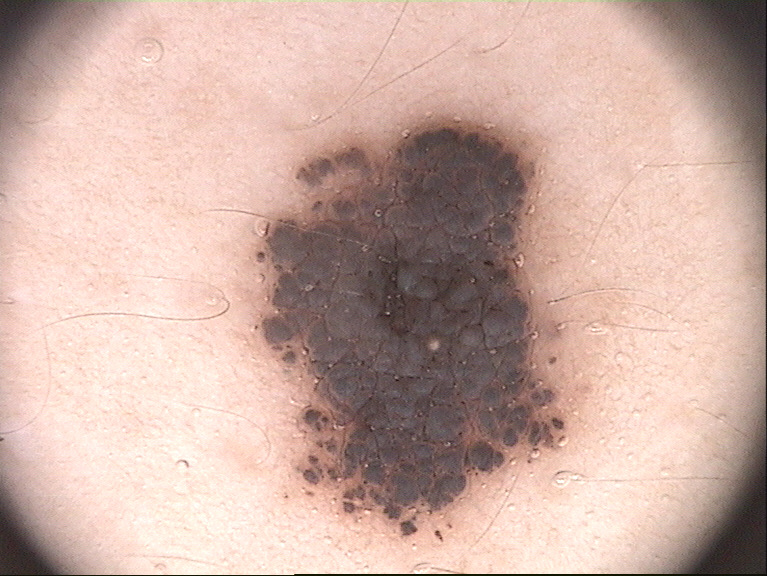
#> input picture Images/Dataset/train/Atypical/IMD078.bmp, 767 x 576 px, given in place of IMD078.png, which was not available
$ python LaBAsimetry.py
#> lines starting #> are read from the running program, lines starting #| are printed output that depends on the picture; after the words box and inside, x2 and y2 are one past the last pixel; in counts of white or black regions, pixels touching at a corner belong together; long printed decimals are rounded; pictures that were not available may be replaced by others from this repository, and a replacement may not be noted
#> further down, image is the input picture: PIL image 767x576 RGB; mean R, G, B 203, 173.2, 163.1
from PIL import ImageEnhance, Image
from pylab import *
import cv2
import matplotlib.pyplot as plt
from skimage.filters import threshold_otsu as otsu
from skimage import io, morphology, img_as_ubyte
import numpy as np
import matplotlib.pyplot as plt

factor_contraste = 3.5
#Contraste con PILL
def contrasteImg(img, contrasteFact):
#> called with contrasteFact = 3.5
    ajustador_contraste = ImageEnhance.Contrast(img)
    imagen_contrastada = ajustador_contraste.enhance(contrasteFact)

    return imagen_contrastada
def suavizarImagen(image_cv):
    if len(image_cv.shape) == 3 and image_cv.shape[2] == 3:
        # Convert to grayscale
        image_cv = cv2.cvtColor(image_cv, cv2.COLOR_BGR2GRAY)

    # Threshold the image to get a binary image
    # Here we use Otsu's binarization which automatically determines the threshold value
    _, binary_image_cv = cv2.threshold(image_cv, 0, 255, cv2.THRESH_BINARY + cv2.THRESH_OTSU)

    # Create a larger structuring element for more aggressive smoothing
    kernel_size = 3  # Increase the size for more smoothing
    kernel = cv2.getStructuringElement(cv2.MORPH_ELLIPSE, (kernel_size, kernel_size))

    # Apply morphological opening with the larger kernel to remove more noise
    opened_image_cv = cv2.morphologyEx(binary_image_cv, cv2.MORPH_OPEN, kernel)
    opened_image_cv = cv2.cvtColor(opened_image_cv, cv2.COLOR_GRAY2BGR)
    return opened_image_cv

def rellenarMask(img):
    img = cv2.bitwise_not(img)
    img = cv2.cvtColor(img,cv2.COLOR_BGR2GRAY)
    w,h = img.shape[:2]
    for i in range(1,w-1):
        for y in range(1,h-1):
            setPixel = 0
            if img[i,y]==255:
                if img[i+1,y]==0:
                    setPixel+=1
                if img[i-1,y]==0:
                    setPixel+=1
                if img[i,y+1]==0:
                    setPixel+=1
                if img[i,y-1]==0:
                    setPixel+=1
                if img[i+1,y-1]==0:
                    setPixel+=1
                if img[i+1,y+1]==0:
                    setPixel+=1
                if img[i-1,y-1]==0:
                    setPixel+=1
                if img[i-1,y+1]==0:
                    setPixel+=1
                if setPixel>4:
                    img[i,y]=0
                    setPixel=0
    for i in range(1,w-1):
        for y in range(1,h-1):
            setPixel = 0
            coordenates = []
            if img[i,y]==255:
                deltaI = i
                if img[i+1,y]==0:
                    setPixel+=1
                if img[i-1,y]==0:
                    setPixel+=1
                if img[i,y+1]==0:
                    setPixel+=1
                if img[i,y-1]==0:
                    setPixel+=1
                if img[i+1,y-1]==0:
                    setPixel+=1
                if img[i+1,y+1]==0:
                    setPixel+=1
                if img[i-1,y-1]==0:
                    setPixel+=1
                if img[i-1,y+1]==0:
                    setPixel+=1
                """coordenates.append(img[i+1,y-1])
                coordenates.append(img[i+1,y])
                coordenates.append(img[i+1,y+1])
                coordenates.append(img[i-1,y])
                coordenates.append(img[i-1,y+1])
                coordenates.append(img[i-1,y-1])
                coordenates.append(img[i,y+1])
                coordenates.append(img[i,y-1])
                coordenates.append(img[i+1,y])
                coordenates.append(img[i+1,y])"""

                if setPixel>4:
                    img[i,y]=0
                    setPixel=0
    img = cv2.erode(img,(4,4),iterations=10)
    img = cv2.cvtColor(img,cv2.COLOR_GRAY2BGR)
    cv2.imshow("Resultado",img)
    return img


def extraerLesion(image,file):
    image = contrasteImg(image, factor_contraste)
    img_arr = np.array(image)
    cvim = cv2.cvtColor(img_arr, cv2.COLOR_RGB2BGR)
    for i in range(5):
        cvim = cv2.GaussianBlur(cvim,(3,3),1)
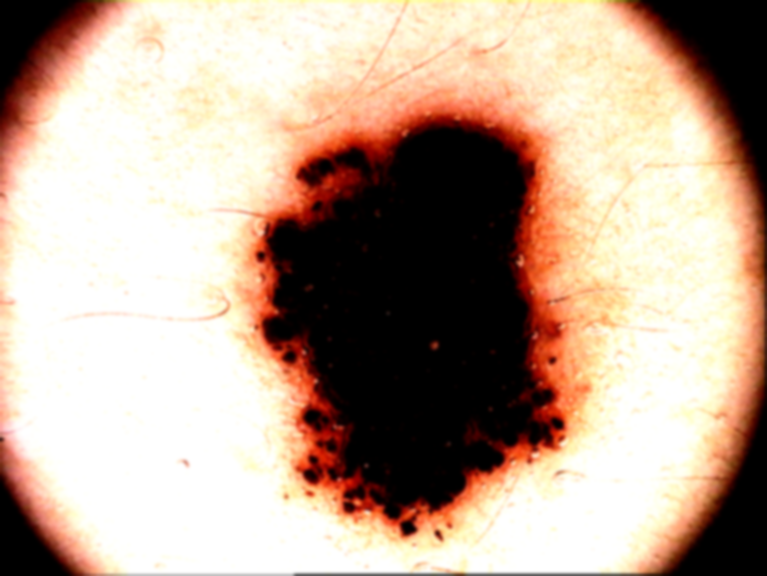
#> cvim: shape (576, 767, 3); mean B, G, R 148.4, 165.7, 188.5
    cvim = cv2.cvtColor(cvim, cv2.COLOR_BGR2GRAY)
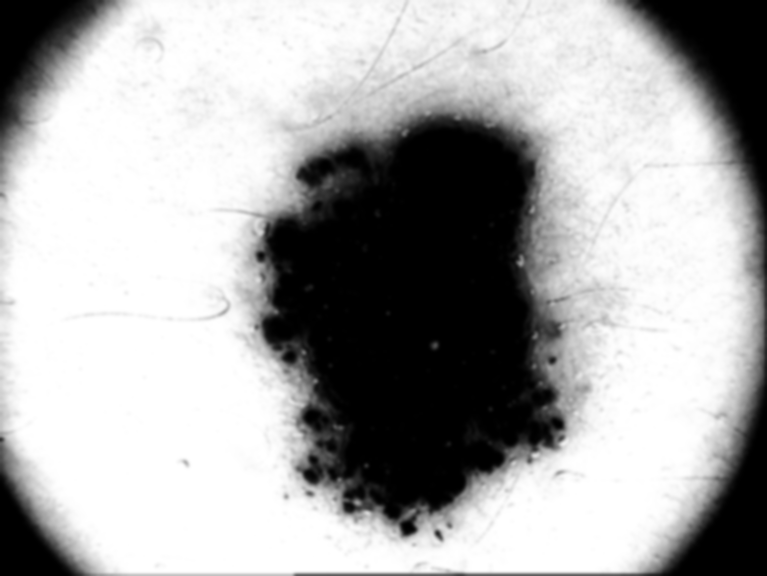
#> cvim: shape (576, 767); min 0, max 255, mean 170.6
    cv2.imwrite("tmp.jpg",cvim)
    cv2.imshow("Gauss",cvim)
    newImg = imread('tmp.jpg')
    newImg = newImg/255
    U = otsu(newImg)+.1
#> U = 0.602
    print(U)
#| 0.602
    binary_nevus = newImg < U
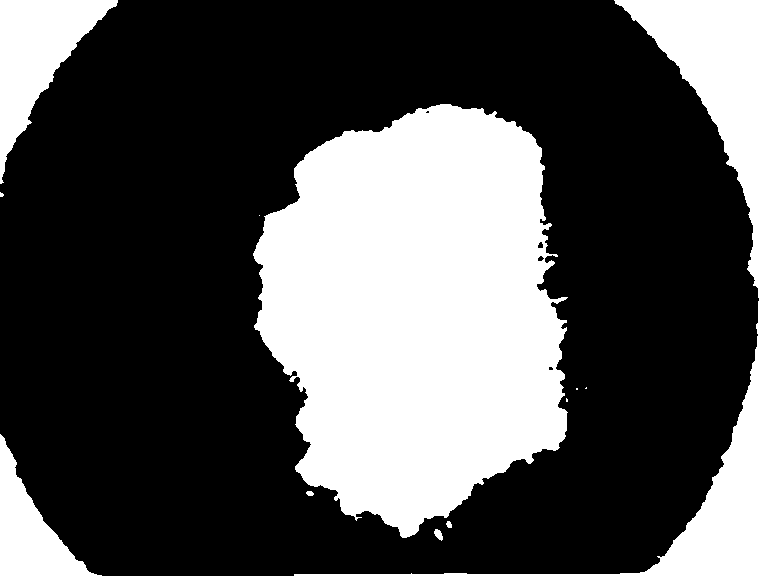
#> binary_nevus: shape (576, 767) bool; 32.7% white; 12 white regions (5 under 20 px), largest, box (x1, y1, x2, y2) and area: (253, 104, 568, 538) 100133, (294, 0, 767, 576) 29344, (0, 0, 118, 184) 8940
    binary_nevus_cv2 = (binary_nevus * 255).astype(np.uint8)
    binary_nevus_cv2 = cv2.erode(binary_nevus_cv2,(4,4),iterations=8)
#> binary_nevus_cv2: shape (576, 767); 31.2% white; 5 white regions (1 under 20 px), largest, box (x1, y1, x2, y2) and area: (255, 112, 567, 538) 96408, (614, 0, 767, 576) 27555, (0, 0, 118, 184) 8915, (0, 442, 86, 576) 4927
    binary_nevus_cv2 = cv2.dilate(binary_nevus_cv2,(4,4),iterations=14)
#> binary_nevus_cv2: shape (576, 767); 33.3% white; 5 white regions, box (x1, y1, x2, y2) and area: (255, 112, 567, 552) 101911, (614, 0, 767, 576) 29658, (0, 0, 118, 198) 10567, (0, 442, 86, 576) 4927, (437, 537, 441, 554) 61
    imagen2 = cv2.imread(file)
    cv2.imwrite("mask.png",binary_nevus_cv2)
    imagen3 = cv2.imread("mask.png")
    imagen4=rellenarMask(imagen3)
#> in rellenarMask, `img = cv2.erode(img,(4,4),iterations=10)`:
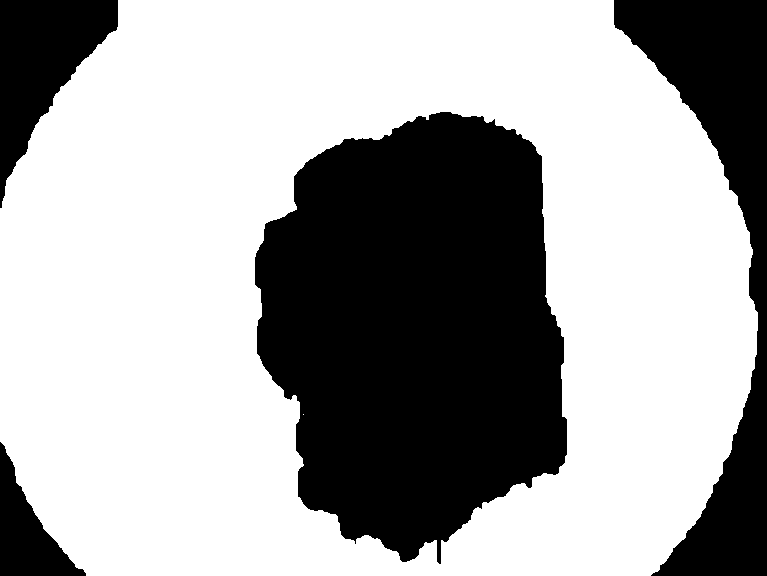
#> img: shape (576, 767); 65.3% white; 4 black regions, box (x1, y1, x2, y2) and area: (255, 112, 567, 564) 105547, (614, 0, 767, 576) 31148, (0, 0, 118, 208) 11747, (0, 442, 86, 576) 4928
    cv2.imshow("Antes de poda", imagen4)
    for i in range(3):
        imagen4=suavizarImagen(imagen4)
    cv2.imshow("Después de poda", imagen4)
    sub2 = cv2.bitwise_or(imagen4,imagen2)
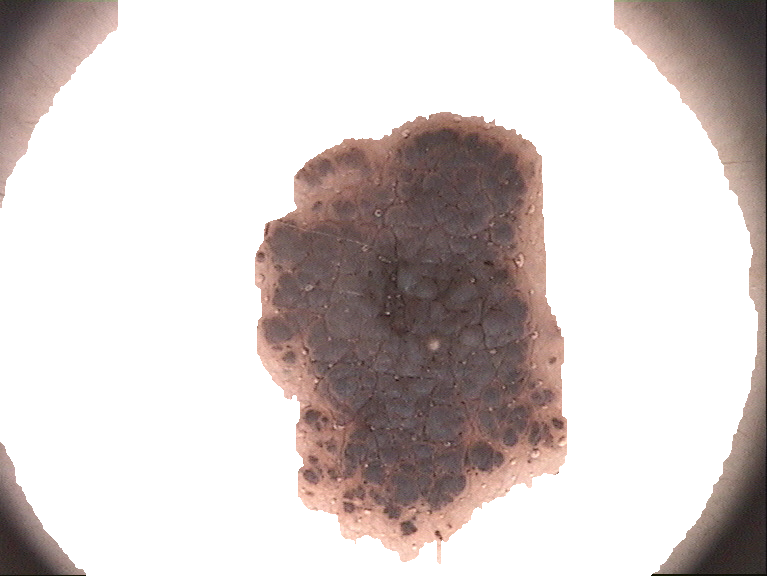
#> sub2: shape (576, 767, 3); mean B, G, R 201.4, 203.3, 212.1
    cv2.imwrite("Extract.png",sub2)
    #halfImage(cv2.bitwise_not(binary_nevus_cv2))
    imgEx = cv2.imread("Extract.png")
    extractColor(imgEx)


def extractColor(extract):
    extract2 = cv2.cvtColor(extract, cv2.COLOR_BGR2RGB)
    img_hsv=cv2.cvtColor(extract2,cv2.COLOR_RGB2HSV)
#> img_hsv: shape (576, 767, 3); mean H, S, V 13.2, 20.4, 212.1
    light_brown_hue_range = (10, 30)
    dark_brown_hue_range = (0, 10)
    blue_gray_hue_range=(98,180)
    blue_gray_sat_range=(51,255)
    blue_gray_val_range=(194,255)
    blue_gray_mask=cv2.inRange(
        img_hsv, (blue_gray_hue_range[0],blue_gray_sat_range[0],blue_gray_val_range[0]),
        (blue_gray_hue_range[1],blue_gray_sat_range[1],blue_gray_val_range[1])
    )
#> blue_gray_mask: shape (576, 767); 0% white in thin lines or dots, all inside (x1, y1, x2, y2) = (306, 468, 380, 507)
    # Crear máscaras para cada rango de café
    light_brown_mask = cv2.inRange(img_hsv, (light_brown_hue_range[0], 50, 50), (light_brown_hue_range[1], 255, 255))
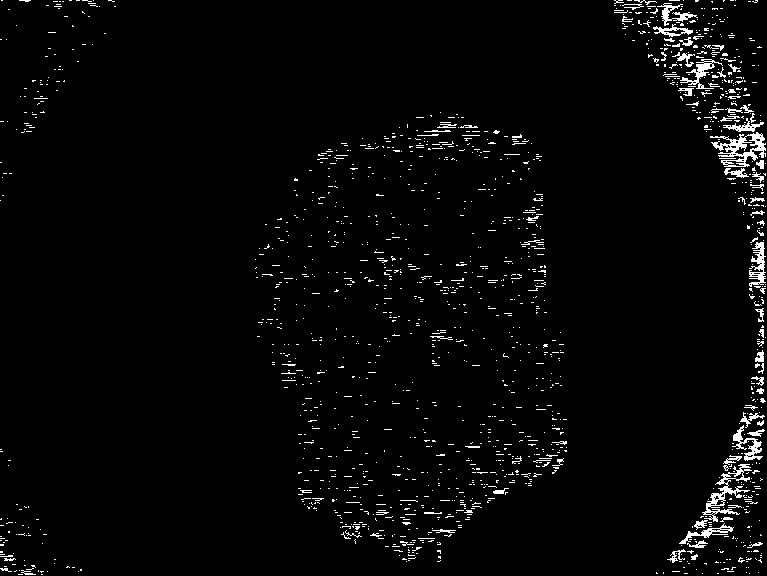
#> light_brown_mask: shape (576, 767); 2.7% white in thin lines or dots
    dark_brown_mask = cv2.inRange(img_hsv, (dark_brown_hue_range[0], 50, 50), (dark_brown_hue_range[1], 255, 255))
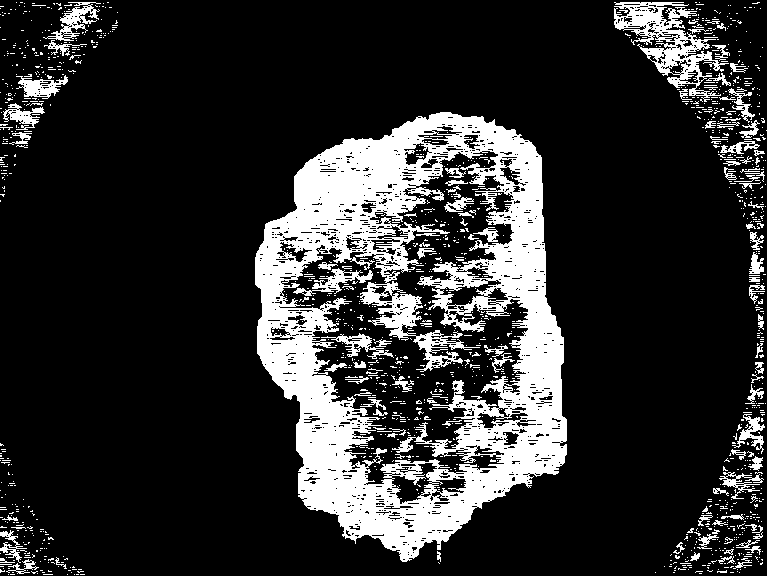
#> dark_brown_mask: shape (576, 767); 18.1% white; 1362 white regions (1257 under 20 px), largest, box (x1, y1, x2, y2) and area: (255, 112, 567, 562) 61788, (614, 2, 729, 102) 3644, (43, 2, 101, 41) 723

    # Contamos los píxeles de cada máscara
    blue_gray_pixel = np.sum(blue_gray_mask > 0)
#> blue_gray_pixel = 5
    light_brown_pixels = np.sum(light_brown_mask > 0)
#> light_brown_pixels = 12039
    dark_brown_pixels = np.sum(dark_brown_mask > 0)
#> dark_brown_pixels = 79841

    # Visualizamos los resultados
    fig, axs = plt.subplots(1, 4, figsize=(20, 5))

    axs[0].imshow(extract2)
    axs[0].set_title('Original Image')
    axs[0].axis('off')

    axs[1].imshow(light_brown_mask, cmap='gray')
    axs[1].set_title('Light Brown Mask')
    axs[1].axis('off')

    axs[2].imshow(dark_brown_mask, cmap='gray')
    axs[2].set_title('Dark Brown Mask')
    axs[2].axis('off')

    axs[3].imshow(blue_gray_mask, cmap='gray')
    axs[3].set_title('Blue-gray')
    axs[3].axis('off')

    plt.show()
    color_count = {
        'Cafe claro':light_brown_pixels,
        'Cafe oscuro':dark_brown_pixels,
        'Azul-gricesaceo':blue_gray_pixel,
    }
#> color_count = {'Cafe claro': 12039, 'Cafe oscuro': 79841, 'Azul-gricesaceo': 5}
    print(color_count)
#| {'Cafe claro': 12039, 'Cafe oscuro': 79841, 'Azul-gricesaceo': 5}

# [10 lines left out: function halfImage, not called in this run]


    # Convertir la imagen al espacio de color LAB

file = "IMD078.png"
image = Image.open(file)
extraerLesion(image,file)

$ run again, with Images/Dataset/train/Atypical/IMD002.bmp copied over Images/Dataset/train/Atypical/IMD078.bmp
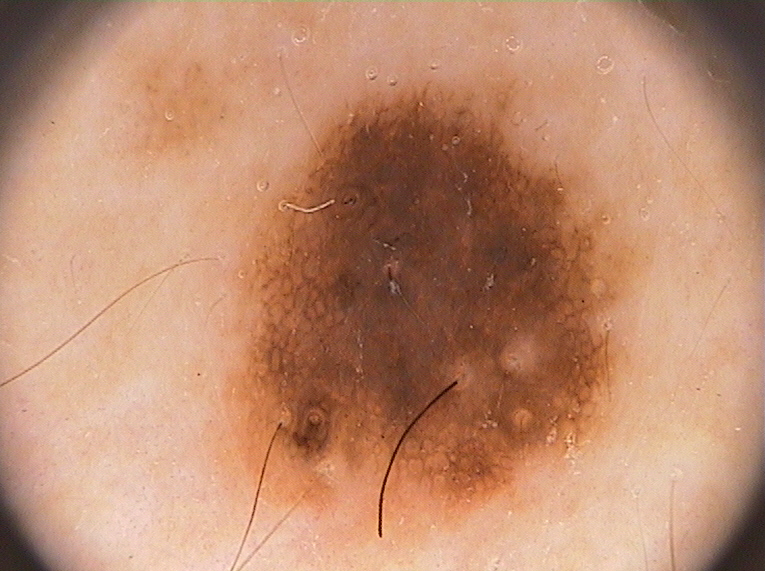
#> input picture Images/Dataset/train/Atypical/IMD002.bmp, 765 x 572 px, given in place of IMD078.png, which was not available
#> image is the input picture: PIL image 765x572 RGB; mean R, G, B 189.6, 139.7, 112.1
#> in extraerLesion, `cvim = cv2.cvtColor(cvim, cv2.COLOR_BGR2GRAY)`:
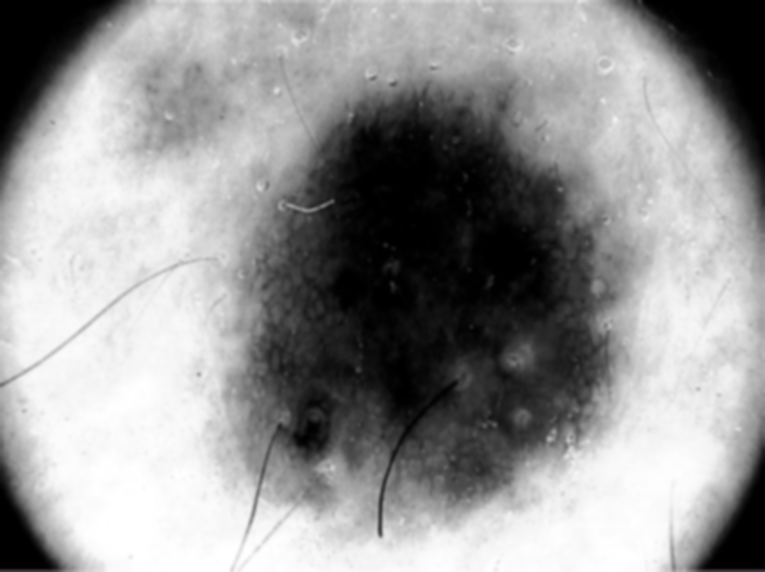
#> cvim: shape (572, 765); min 0, max 255, mean 149.4
#> U = 0.582
#| 0.5824
#> binary_nevus: shape (572, 765) bool; 39.3% white; 30 white regions (14 under 20 px), largest, box (x1, y1, x2, y2) and area: (234, 66, 632, 537) 132170, (607, 0, 765, 256) 15208, (0, 0, 143, 206) 11950
#> imagen3: shape (572, 765, 3); 40.5% white; 10 white regions, largest, box (x1, y1, x2, y2) and area: (238, 74, 629, 551) 134545, (607, 0, 765, 270) 17420, (0, 0, 143, 220) 13931
#> img_hsv: shape (572, 765, 3); mean H, S, V 5.3, 57.5, 210.4
#> blue_gray_mask: shape (572, 765); every value is 0
#> light_brown_mask: shape (572, 765); 23.5% white; 2325 white regions (2148 under 20 px), largest, box (x1, y1, x2, y2) and area: (238, 74, 629, 561) 69047, (669, 71, 765, 274) 5405, (14, 20, 108, 115) 3355
#> in extractColor, `dark_brown_mask = cv2.inRange(img_hsv, (dark_brown_hue_range[0], 50, 5..`:
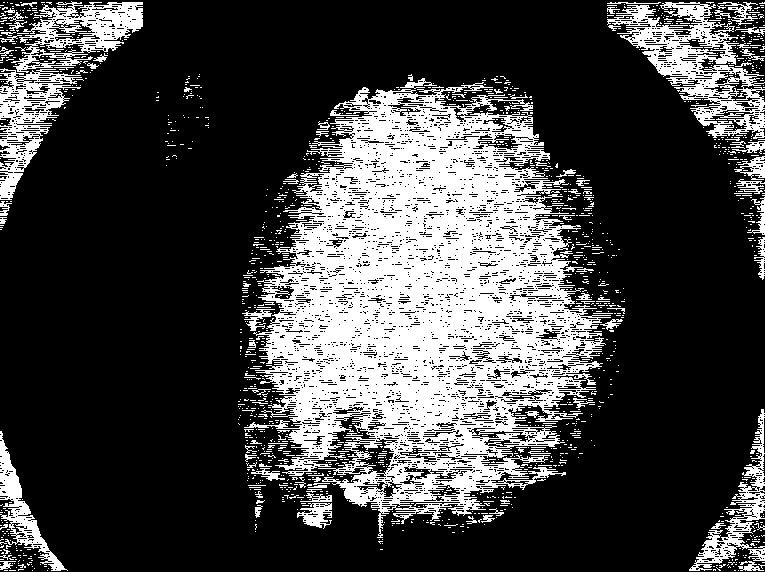
#> dark_brown_mask: shape (572, 765); 26.5% white; 1526 white regions (1427 under 20 px), largest, box (x1, y1, x2, y2) and area: (244, 82, 611, 538) 85531, (607, 2, 765, 139) 7247, (11, 1, 143, 73) 3990
#> blue_gray_pixel = 0
#> light_brown_pixels = 102816
#> dark_brown_pixels = 116068
#> color_count = {'Cafe claro': 102816, 'Cafe oscuro': 116068, 'Azul-gricesaceo': 0}
#| {'Cafe claro': 102816, 'Cafe oscuro': 116068, 'Azul-gricesaceo': 0}

$ run again, with Images/Dataset/train/Atypical/IMD004.bmp copied over Images/Dataset/train/Atypical/IMD078.bmp
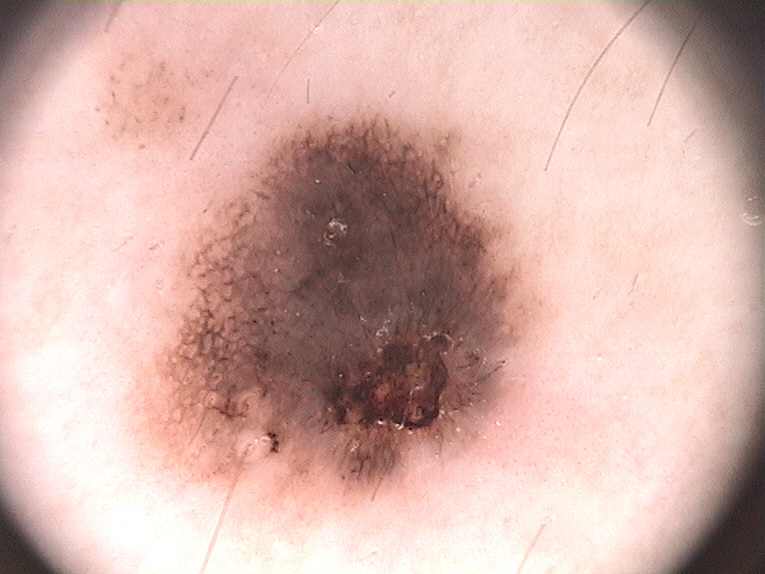
#> input picture Images/Dataset/train/Atypical/IMD004.bmp, 765 x 574 px, given in place of IMD078.png, which was not available
#> image is the input picture: PIL image 765x574 RGB; mean R, G, B 213.7, 177.6, 169.8
#> in extraerLesion, `cvim = cv2.cvtColor(cvim, cv2.COLOR_BGR2GRAY)`:
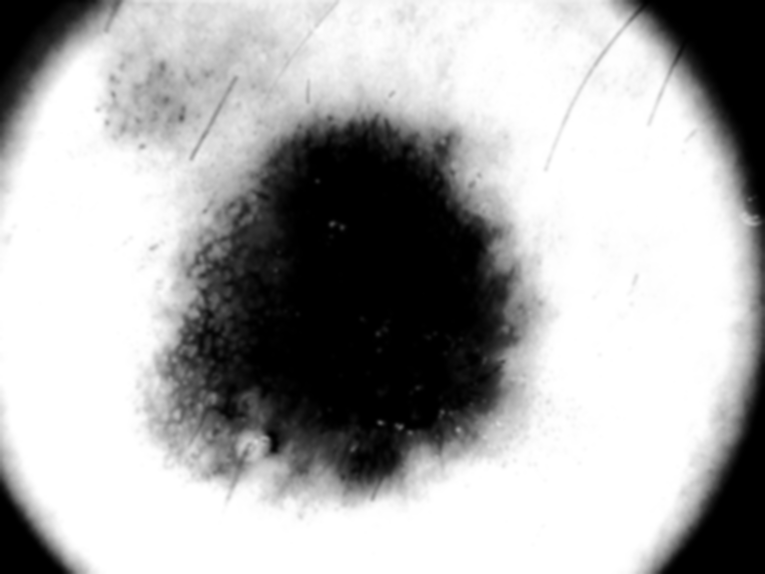
#> cvim: shape (574, 765); min 0, max 255, mean 171.9
#> U = 0.61
#| 0.6098
#> binary_nevus: shape (574, 765) bool; 32.7% white; 24 white regions (15 under 20 px), largest, box (x1, y1, x2, y2) and area: (161, 108, 530, 498) 101847, (616, 0, 765, 574) 29135, (0, 0, 123, 158) 7889
#> imagen3: shape (574, 765, 3); 33.7% white; 8 white regions, largest, box (x1, y1, x2, y2) and area: (164, 116, 528, 512) 103988, (616, 0, 765, 574) 30235, (0, 0, 123, 172) 9611
#> img_hsv: shape (574, 765, 3); mean H, S, V 6.9, 28.4, 218.1
#> blue_gray_mask: shape (574, 765); 0.04% white in thin lines or dots, all inside (x1, y1, x2, y2) = (5, 2, 503, 470)
#> light_brown_mask: shape (574, 765); 0.71% white in thin lines or dots
#> in extractColor, `dark_brown_mask = cv2.inRange(img_hsv, (dark_brown_hue_range[0], 50, 5..`:
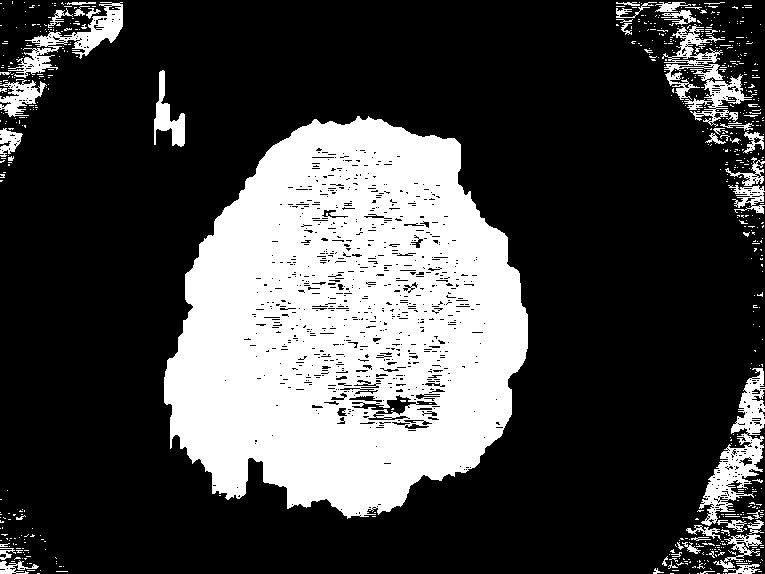
#> dark_brown_mask: shape (574, 765); 27.2% white; 640 white regions (588 under 20 px), largest, box (x1, y1, x2, y2) and area: (164, 116, 528, 519) 102543, (699, 368, 765, 526) 3429, (662, 24, 757, 127) 2640
#> blue_gray_pixel = 185
#> light_brown_pixels = 3119
#> dark_brown_pixels = 119245
#> color_count = {'Cafe claro': 3119, 'Cafe oscuro': 119245, 'Azul-gricesaceo': 185}
#| {'Cafe claro': 3119, 'Cafe oscuro': 119245, 'Azul-gricesaceo': 185}
